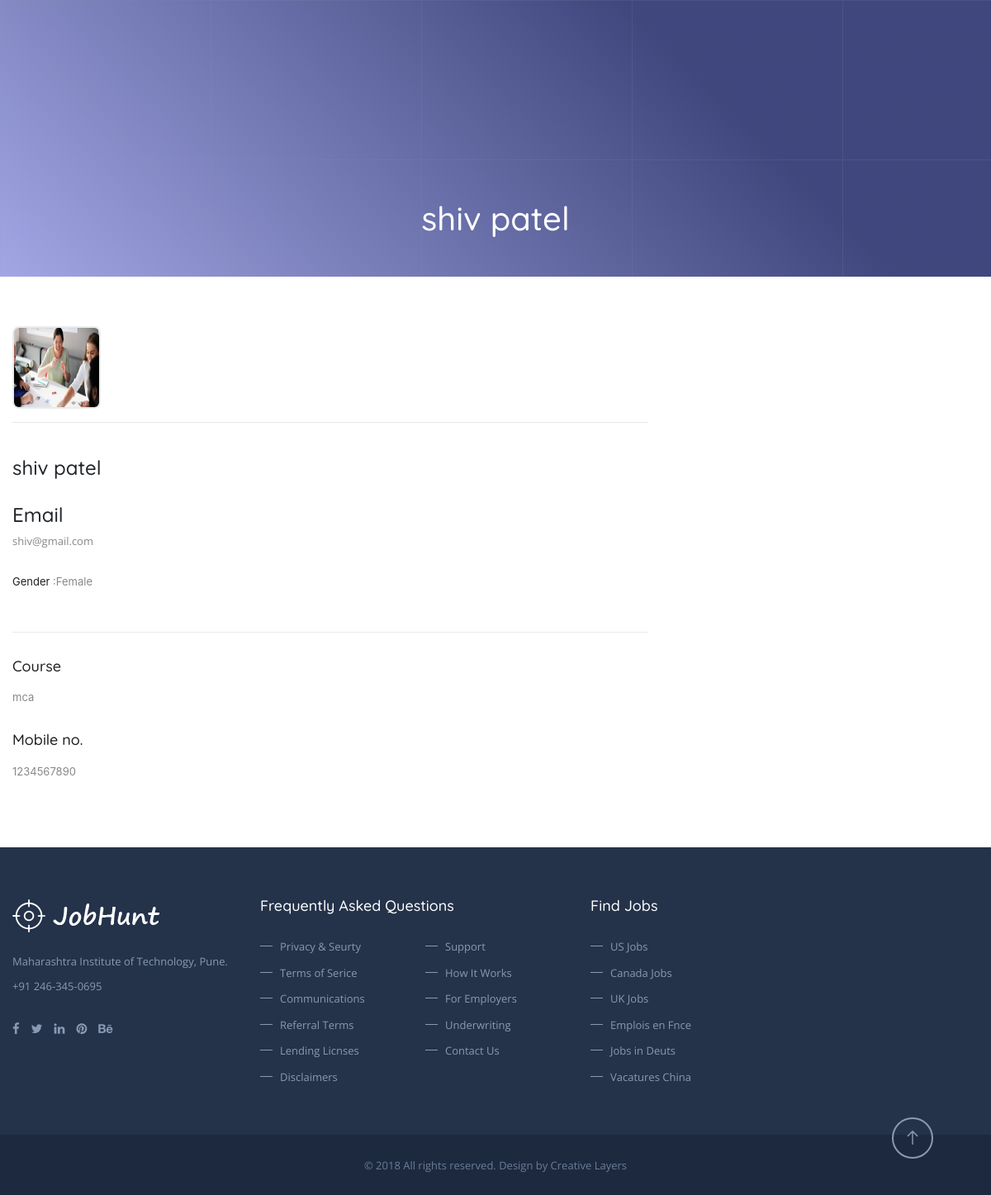
/student_profile.php (signed in), run on the app's committed database.
### tables this page shows
CREATE TABLE IF NOT EXISTS `student_register` (
  `stu_id` int(11) NOT NULL AUTO_INCREMENT,
  `first_name` varchar(50) NOT NULL,
  `last_name` varchar(50) DEFAULT NULL,
  `password` varchar(50) DEFAULT NULL,
  `mobile` bigint(10) DEFAULT NULL,
  `email` varchar(50) DEFAULT NULL,
  `gender` varchar(50) DEFAULT NULL,
  `course` varchar(50) DEFAULT NULL,
  `upload_id` varchar(500) DEFAULT NULL,
  `user_type` varchar(1) NOT NULL,
  PRIMARY KEY (`stu_id`)
);

### student_profile.php (the view, shortened to what this page needs)
<?php
	include_once("Connection.php");
?>
<!DOCTYPE html>
<html>
<head>
        <?php include_once('css_file.php');?>
</head>
<?php
							$query="select * from student_register where stu_id=".$_SESSION['UserID'];
							$res= mysqli_query($conn,$query);
							$row= $res->fetch_array();
							?>
<body>
	<section class="overlape">
		<div class="block no-padding">
			<div data-velocity="-.1"  class="parallax scrolly-invisible no-parallax"></div>
			<div class="container fluid">
				<div class="row">
					<div class="col-lg-12">
						<div class="inner-header">
							 <h1 style="color:white"><center><?php echo $row['first_name']." ".$row['last_name']; ?></center></h1> <br>
						</div>
					</div>
				</div>
			</div>
		</div>
	</section>
	<section>
		<div class="block">
			<div class="container">
				<div class="row">
				 	<div class="col-lg-8 column">
				 		<div class="job-single-sec">
				 			<div class="job-single-head2">
			 				<div class="job-thumb"> <img src="<?php echo $row['upload_id']; ?>" alt="" height="100px;">
			 				</div><hr>
			 				<br>
				 				<div class="job-title2"><h4><?php echo $row['first_name']." ".$row['last_name'];?></h4></div>
				 				<ul class="tags-jobs">
				 					<h4>Email</h4>
				 					<li><i ></i><?php echo $row['email'];?></li>
				 				</ul>
				 				<span><strong>Gender</strong> :<?php echo $row['gender'];?></span>
				 			</div>
				 			<div class="job-details">
				 				<h3>Course</h3>
				 				<p><?php echo $row['course'];?></p>
				 				<h3>Mobile no.</h3>
				 				<p><?php echo $row['mobile'];?></p>
				 			</div>
					 		</div>
				 		</div>
				 	</div>
				 	<div class="col-lg-4 column">
			 			</div>
				 	</div>
				</div>
	</section>
	<?php include_once('footer.php');?>
</body>
</html>

### css_file.php (shortened to what this page needs)
	<link rel="stylesheet" type="text/css" href="css\bootstrap-grid.css">
	<link rel="stylesheet" href="css\icons.css">
	<link rel="stylesheet" href="css\animate.min.css">
	<link rel="stylesheet" type="text/css" href="css\style.css">
	<link rel="stylesheet" type="text/css" href="css\responsive.css">
	<link rel="stylesheet" type="text/css" href="css\chosen.css">
	<link rel="stylesheet" type="text/css" href="css\colors\colors.css">
	<link rel="stylesheet" type="text/css" href="css\bootstrap.css">
<link rel="stylesheet" href="https://maxcdn.bootstrapcdn.com/font-awesome/4.5.0/css/font-awesome.min.css">

### footer.php
<footer>
		<div class="block">
			<div class="container">
				<div class="row">
					<div class="col-lg-3 column">
						<div class="widget">
							<div class="about_widget">
								<div class="logo">
									<a href="index.html" title=""><img src="images\resource\logo.png" alt=""></a>
								</div>
								<span>Maharashtra Institute of Technology, Pune.</span>
								<span>+91 246-345-0695</span>
								<div class="social">
									<a href="#" title=""><i class="fa fa-facebook"></i></a>
									<a href="#" title=""><i class="fa fa-twitter"></i></a>
									<a href="#" title=""><i class="fa fa-linkedin"></i></a>
									<a href="#" title=""><i class="fa fa-pinterest"></i></a>
									<a href="#" title=""><i class="fa fa-behance"></i></a>
								</div>
							</div>
						</div>
					</div>
					<div class="col-lg-4 column">
						<div class="widget">
							<h3 class="footer-title">Frequently Asked Questions</h3>
							<div class="link_widgets">
								<div class="row">
									<div class="col-lg-6">
										<a href="#" title="">Privacy & Seurty </a>
										<a href="#" title="">Terms of Serice</a>
										<a href="#" title="">Communications </a>
										<a href="#" title="">Referral Terms </a>
										<a href="#" title="">Lending Licnses </a>
										<a href="#" title="">Disclaimers </a>
									</div>
									<div class="col-lg-6">
										<a href="#" title="">Support </a>
										<a href="#" title="">How It Works </a>
										<a href="#" title="">For Employers </a>
										<a href="#" title="">Underwriting </a>
										<a href="#" title="">Contact Us</a>
									</div>
								</div>
							</div>
						</div>
					</div>
					<div class="col-lg-2 column">
						<div class="widget">
							<h3 class="footer-title">Find Jobs</h3>
							<div class="link_widgets">
								<div class="row">
									<div class="col-lg-12">
										<a href="#" title="">US Jobs</a>
										<a href="#" title="">Canada Jobs</a>
										<a href="#" title="">UK Jobs</a>
										<a href="#" title="">Emplois en Fnce</a>
										<a href="#" title="">Jobs in Deuts</a>
										<a href="#" title="">Vacatures China</a>
									</div>
								</div>
							</div>
						</div>
					</div>
				</div>
			</div>
		</div>
		<div class="bottom-line">
			<span>© 2018 All rights reserved. Design by Creative Layers</span>
			<a href="#scrollup" class="scrollup" title=""><i class="la la-arrow-up"></i></a>
		</div>
	</footer>

### css/responsive.css (style rules this page uses)
@media (max-width:1200px) { .tags-jobs > li { margin-right: 10px; margin-bottom: 10PX; } }

### data on the page
student_register: first_name "shiv", last_name "patel", upload (picture), email "shiv@gmail.com", gender "Female", course "mca", mobile "1234567890"
